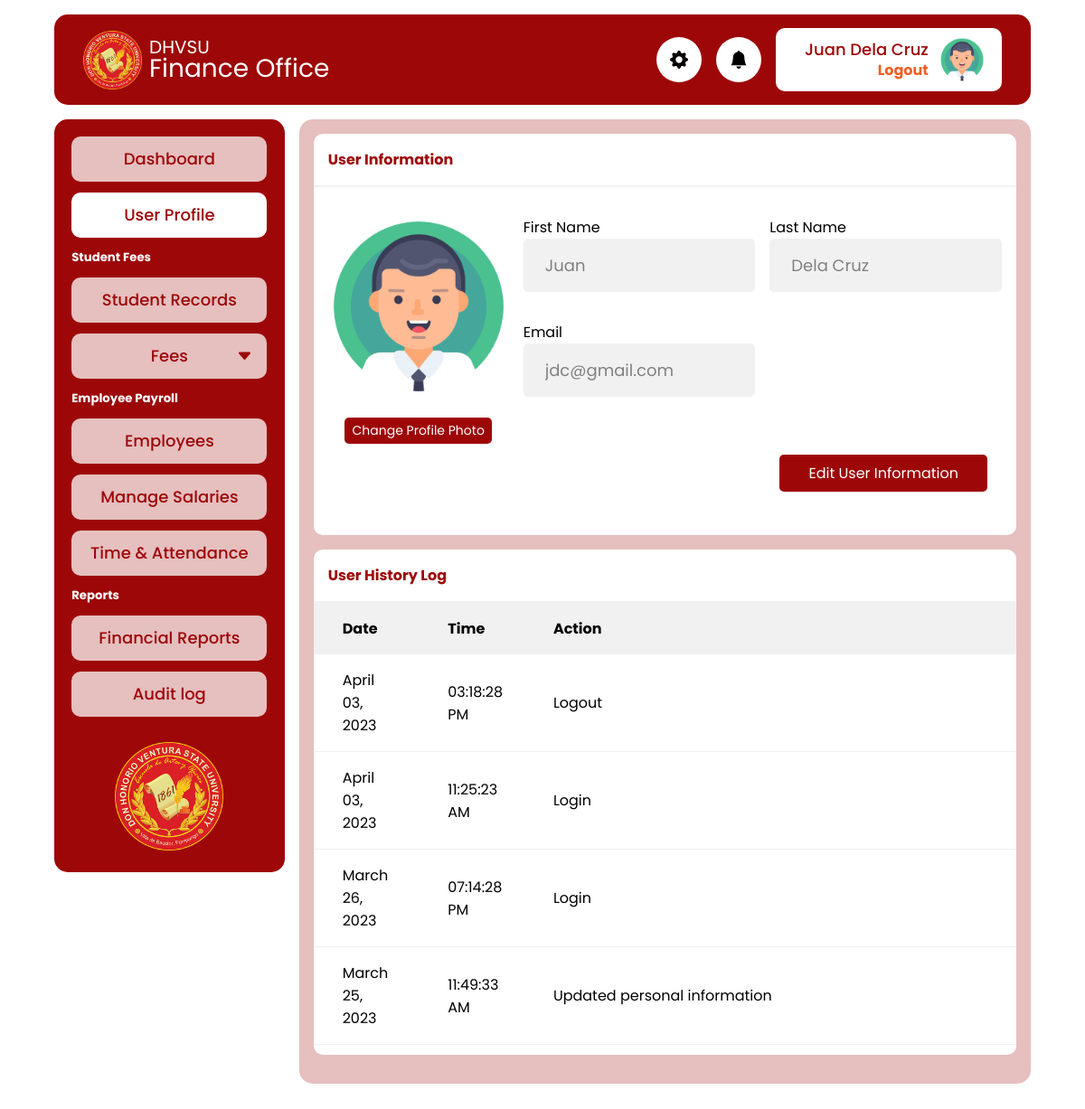
Screenshot of /admin/profile.php (signed in) with the database file from the repository.
### tables this page shows
CREATE TABLE `tbl_finance_audit_log` (
  `id` int(11) NOT NULL,
  `user_id` int(11) NOT NULL,
  `action_date` datetime NOT NULL DEFAULT current_timestamp(),
  `action_desc` text NOT NULL
);

### app/util_func.php (called while the page is built, shortened)
<?php
function fetchUserAuditLog($pdo)
{
  $user_id = $_SESSION["user"]["id"];
  $sql = "SELECT * FROM `tbl_finance_audit_log` WHERE user_id = ? ORDER BY id DESC";
  $stmt = $pdo->prepare($sql);
  $stmt->execute([$user_id]);
  if ($stmt->rowCount() > 0) {
    $data = $stmt->fetchAll();
    return $data;
  }
}

### admin/profile.php (the view, shortened to what this page needs)
<?php
require_once  './includes/header.php';
$auditLog = fetchUserAuditLog($pdo);
?>
<main>
  <div class="card">
    <div class="card-header">
      <h4>User Information</h4>
    </div>
    <div class="card-body profile">
      <div class="profile-photo-container">
        <picture class="profile-picture">
          <img srcset="<?= $_SESSION["user"]["profile_photo"] ?>" src="../assets/profile-placeholder.jpg" alt="" class="">
        </picture>
        <button type="button" class="btn btn-sm" id="change-dp-btn">Change Profile Photo</button>
      </div>
      <form action="../app/user_info_update.php" method="post">
        <div class="user-info" id="input-list">
          <div class="info">
            <label for="first_name">First Name</label>
            <input type="text" class="input-control gray" disabled value="<?= $_SESSION["user"]["first_name"] ?>" name="first_name">
          </div>
          <div class="info">
            <label for="last_name">Last Name</label>
            <input type="text" class="input-control gray" disabled value="<?= $_SESSION["user"]["last_name"] ?>" name="last_name">
          </div>
          <div class="info">
            <label for="email">Email</label>
            <input type="text" class="input-control gray" disabled value="<?= $_SESSION["user"]["email"] ?>" name="email">
          </div>
        </div>
        <div class="edit-btn-group">
          <button type="button" class="btn" id="edit-btn">Edit User Information</button>
        </div>
      </form>
    </div>
  </div>
  <div class="card">
    <div class="card-header">
      <h4>User History Log</h4>
    </div>
    <div class="card-body p-0" id="user-log">
      <div class="table-responsive">
        <table>
          <thead>
            <th>Date</th>
            <th>Time</th>
            <th style="width:70%">Action</th>
          </thead>
          <tbody>
            <?php
            foreach ($auditLog as $log) {
            ?>
              <tr>
                <td><?= date("F d, Y", strtotime($log["action_date"])) ?></td>
                <td><?= date("h:i:s A", strtotime($log["action_date"])) ?></td>
                <td><?= $log["action_desc"] ?></td>
              </tr>
            <?php
            }
            ?>
          </tbody>
        </table>
      </div>
    </div>
  </div>
</main>
<?php
require_once  './includes/footer.php'
?>

### admin/includes/header.php (shortened to what this page needs)
<?php
require '../config.php';
require '../app/util_func.php';
?>
<!DOCTYPE html>
<html lang="en">
<head>
  <link rel="stylesheet" href="../css/style.css">
  <link rel="stylesheet" href="../css/toastify.css">
  <link rel="stylesheet" href="https://cdn.jsdelivr.net/npm/bootstrap-icons@1.10.3/font/bootstrap-icons.css">
</head>
<body>
  <header class="header">
    <a href="" class="brand">
      <img src="../icon.png" alt="" class="logo">
      <div class="site-name">
        <p class="school">DHVSU</p>
        <p class="office">Finance Office</p>
      </div>
    </a>
    <div class="header-icon">
      <i class="bi bi-gear-fill"></i>
    </div>
    <div class="header-icon">
      <i class="bi bi-bell-fill"></i>
    </div>
    <div class="header-user">
      <div class="user-account">
        <a href="profile.php" class="username">
          <p><?= $_SESSION["user"]["first_name"] . " " . $_SESSION["user"]["last_name"] ?></p>
        </a>
        <a href="./logout.php" class="logout">Logout</a>
      </div>
      <img srcset="<?= $_SESSION["user"]["profile_photo"] ?>" src="../assets/profile-placeholder.jpg" alt="" class="display-photo">
    </div>
  </header>
  <div class="container">
    <div class="sidebar">
      <ul>
        <li>
          <a class="nav-link" href="dashboard.php">
            Dashboard
          </a>
        </li>
        <li>
          <a class="nav-link" href="profile.php">
            User Profile
          </a>
        </li>
      </ul>
      <h5>Student Fees</h5>
      <ul>
        <li>
          <a class="nav-link" href="students.php">
            Student Records
          </a>
        </li>
        <li>
          <button type="button" class="nav-menu-btn" href="">
            <i class="bi bi-caret-down-fill"></i>Fees
          </button>
        </li>
      </ul>
      <h5>Employee Payroll</h5>
      <ul>
        <li>
          <a class="nav-link" href="">
            Employees
          </a>
        </li>
        <li>
          <a class="nav-link" href="">
            Manage Salaries
          </a>
        </li>
        <li>
          <a class="nav-link" href="">
            Time & Attendance
          </a>
        </li>
      </ul>
      <h5>Reports</h5>
      <ul>
        <li>
          <a class="nav-link" href="">
            Financial Reports
          </a>
        </li>
        <li>
          <a class="nav-link" href="">
            Audit log
          </a>
        </li>
      </ul>
      <img src="../icon.png" class="logo" alt="">
    </div>

### admin/includes/footer.php (shortened to what this page needs)
</div>
</body>
</html>

### rows the page displays
tbl_finance_audit_log: action_date "April 03, 2023", action_date "03:18:28 PM", action_desc "Logout"
tbl_finance_audit_log: action_date "April 03, 2023", action_date "11:25:23 AM", action_desc "Login"
tbl_finance_audit_log: action_date "March 26, 2023", action_date "07:14:28 PM", action_desc "Login"
tbl_finance_audit_log: action_date "March 25, 2023", action_date "11:49:33 AM", action_desc "Updated personal information"

### other values shown
$_SESSION["user"]["first_name"] "Juan"
$_SESSION["user"]["last_name"] "Dela Cruz"
